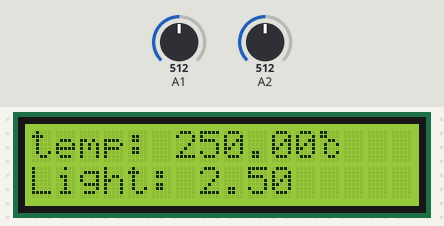
This sketch was run on a simulated Arduino Mega 2560, built with avr-gcc and run on an emulated ATmega2560. Parts: 16×2 character LCD. The test bench sets the inputs (shaded band); at power-on: A1 = 512, A2 = 512.

Above: at 1.2 s.
1.3 s: A1 set to 214
At 3.2 s:
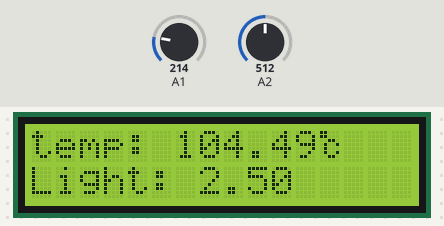
3.5 s: A1 set to 198
At 4.9 s:
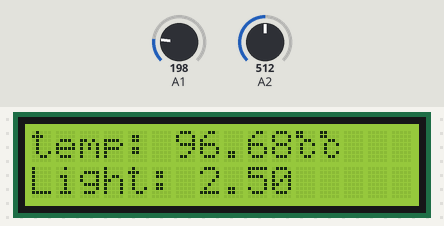
5.5 s: A1 set to 23
At 6.6 s:
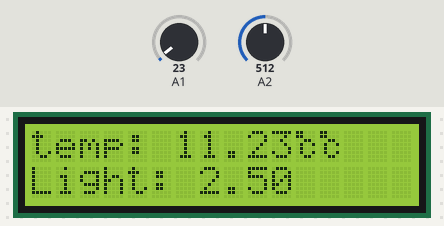
7.5 s: A1 set to 19
At 9.2 s:
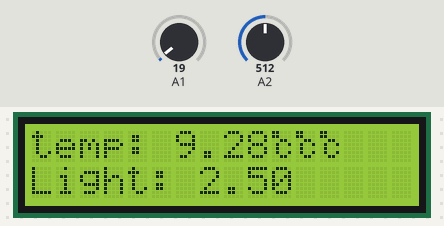
9.5 s: A2 set to 716
At 11.1 s:
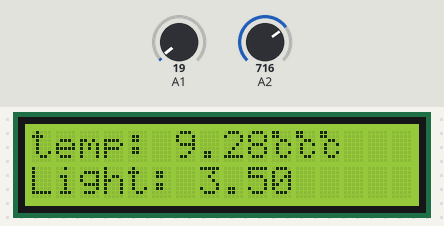
11.5 s: A2 set to 900
At 12.8 s:
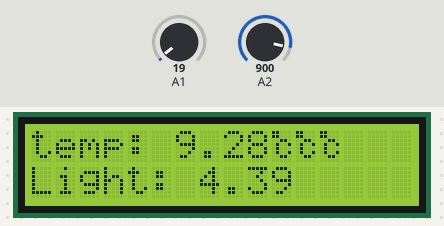
Timing chart, 0 to 14.5 s (numbered marks = the images above; inputs shaded):
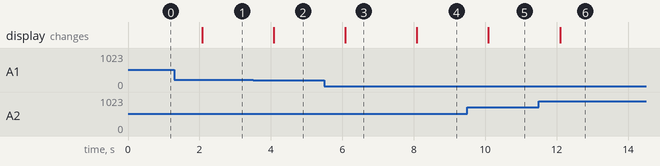

Measured:
- the behaviour switches between 205 and 204 on A1 (found by bisection; images 1 and 2)
- the behaviour switches between 21 and 20 on A1 (found by bisection; images 3 and 4)
- after the input at 1.3 s, the display: changes after 0.77 s (image 1)
- after the input at 3.5 s, the display: changes after 0.58 s (image 2)
- after the input at 5.5 s, the display: changes after 0.58 s (image 3)
- after the input at 7.5 s, the display: changes after 0.59 s (image 4)
- after the input at 9.5 s, the display: changes after 0.59 s (image 5)
- after the input at 11.5 s, the display: changes after 0.59 s (image 6)

The sketch:

HW8_2_201924451.ino
```cpp
/*
 * 201924451_김태훈_HW8_2_201924451_Video_Link
 */
#include <LiquidCrystal.h>
LiquidCrystal lcd(44,45,46,47,48,49);

byte celcius[8] = {
  B11000,
  B11000,
  B00110,
  B01001,
  B01000,
  B01001,
  B00110,
  B00000
};

float readTemperature() {
// 온도 센서 읽기
 int reading = analogRead(A1);
  float voltage = reading * 5.0 / 1024.0;
  float temp_C = voltage * 100;
  return temp_C;
}
float readIlluminance() {
// 조도 센서 읽기
  int reading = analogRead(A2);
  float voltage = reading * 5.0 / 1024.0;
  return voltage;
}

void setup() {
  // put your setup code here, to run once:
  lcd.createChar(0,celcius);
  lcd.begin(16,2);
  lcd.clear();
  lcd.setCursor(0,0);
  lcd.write("temp:");
  lcd.setCursor(0,1);
  lcd.write("Light:");

}

void loop() {
  // put your main code here, to run repeatedly:
  lcd.setCursor(6,0);
  lcd.print(String(readTemperature()));
  lcd.write(byte(0));
  lcd.setCursor(7,1);
  lcd.print(String(readIlluminance()));
  delay(1000);
}
```
